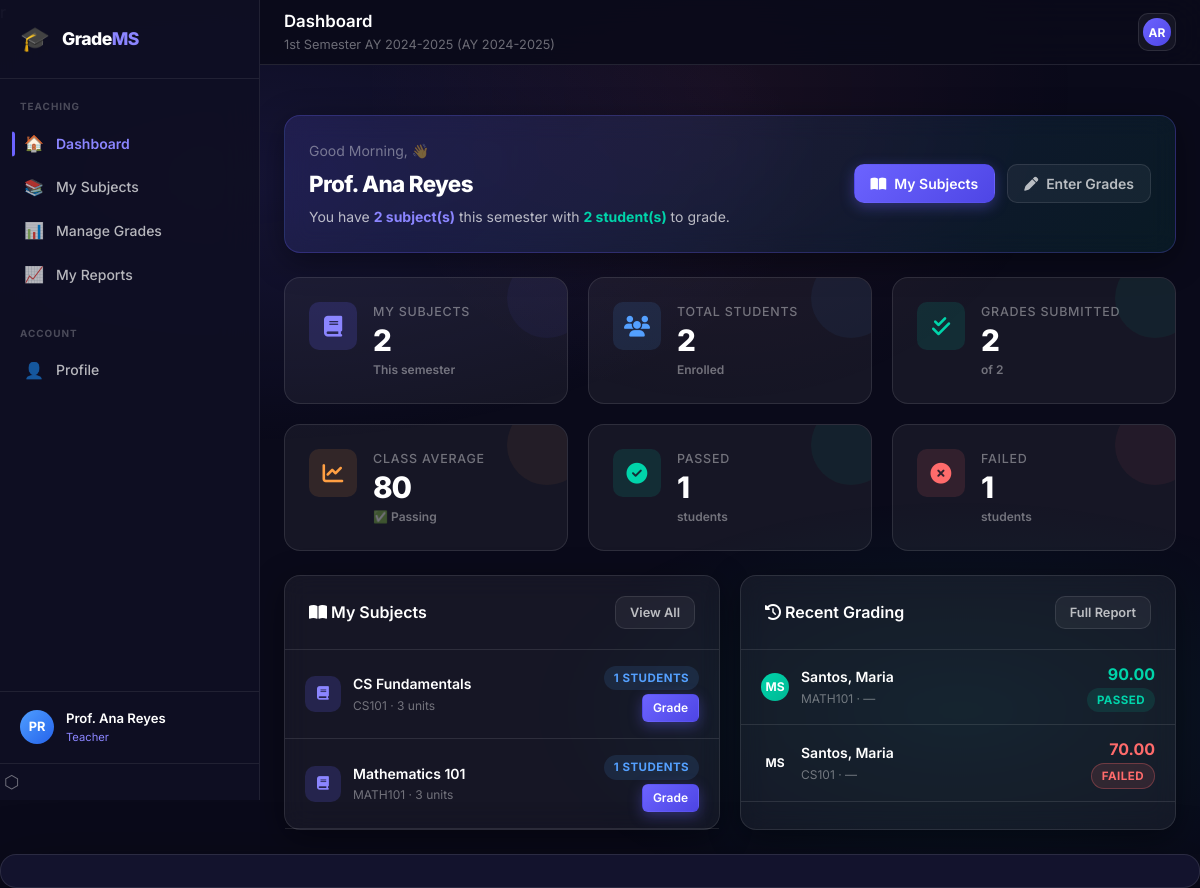
The page /teacher/dashboard.php (signed in) on the database its author committed.
### tables this page shows
CREATE TABLE IF NOT EXISTS semesters (
  id             INT UNSIGNED AUTO_INCREMENT PRIMARY KEY,
  name           VARCHAR(50)                           NOT NULL DEFAULT '',
  school_year    VARCHAR(20)                           NOT NULL,
  semester       ENUM('1st Semester','2nd Semester','Summer') NOT NULL DEFAULT '1st Semester',
  is_active      TINYINT(1)                            NOT NULL DEFAULT 0,
  start_date     DATE                                  DEFAULT NULL,
  end_date       DATE                                  DEFAULT NULL,
  grade_deadline DATE                                  DEFAULT NULL,
  created_at     DATETIME                              NOT NULL DEFAULT CURRENT_TIMESTAMP,
  UNIQUE KEY uq_sem (school_year, semester)
);

CREATE TABLE IF NOT EXISTS teachers (
  id             INT UNSIGNED AUTO_INCREMENT PRIMARY KEY,
  user_id        INT UNSIGNED  NOT NULL UNIQUE,
  employee_id    VARCHAR(30)   DEFAULT NULL UNIQUE,
  first_name     VARCHAR(80)   NOT NULL DEFAULT '',
  last_name      VARCHAR(80)   NOT NULL DEFAULT '',
  middle_name    VARCHAR(80)   DEFAULT NULL,
  department     VARCHAR(100)  DEFAULT NULL,
  specialization VARCHAR(150)  DEFAULT NULL,
  contact_no     VARCHAR(30)   DEFAULT NULL,
  FOREIGN KEY (user_id) REFERENCES users(id) ON DELETE CASCADE
);

CREATE TABLE IF NOT EXISTS subjects (
  id          INT UNSIGNED AUTO_INCREMENT PRIMARY KEY,
  code        VARCHAR(20)   NOT NULL UNIQUE,
  name        VARCHAR(150)  NOT NULL,
  units       TINYINT       NOT NULL DEFAULT 3,
  description TEXT          DEFAULT NULL,
  teacher_id  INT UNSIGNED  DEFAULT NULL,
  is_active   TINYINT(1)    NOT NULL DEFAULT 1,
  created_at  DATETIME      NOT NULL DEFAULT CURRENT_TIMESTAMP,
  FOREIGN KEY (teacher_id) REFERENCES teachers(id) ON DELETE SET NULL,
  INDEX idx_teacher (teacher_id)
);

### teacher/dashboard.php (the view, shortened to what the rows shown need)
<?php
require_once '../models/Teacher.php';
require_once '../helpers/Auth.php';
$db           = DB::getInstance();
$teacherModel = new Teacher();
$userId  = Auth::getUserId();
$teacher = $teacherModel->getByUserId($userId);
$teacherId = $teacher['id'];
$activeSemester = $db->query(
    "SELECT * FROM semesters WHERE is_active = 1 LIMIT 1"
)->fetch(PDO::FETCH_ASSOC);
$semesterId = $activeSemester['id'] ?? 0;
$mySubjects = $db->prepare(
    "SELECT DISTINCT
            sub.id          AS subject_id,
            sub.code        AS subject_code,
            sub.name        AS subject_name,
            sub.units,
            sem.id          AS semester_id,
            sem.name        AS semester_name,
            sem.school_year,
            COUNT(e.id)     AS enrolled_count
     FROM   subjects sub
     JOIN   semesters sem ON sem.id = :semester_id
     LEFT JOIN enrollments e ON e.subject_id = sub.id AND e.semester_id = sem.id
     WHERE  sub.teacher_id = :teacher_id
        OR  sub.id IN (
              SELECT subject_id FROM teacher_subjects
              WHERE teacher_id = :teacher_id2 AND semester_id = :semester_id2
            )
     GROUP  BY sub.id, sem.id
     ORDER  BY sub.name"
);
$mySubjects->execute([
    ':teacher_id'   => $teacherId,
    ':semester_id'  => $semesterId,
    ':teacher_id2'  => $teacherId,
    ':semester_id2' => $semesterId,
]);
$mySubjects = $mySubjects->fetchAll(PDO::FETCH_ASSOC);
$totalStudentsEnrolled = array_sum(array_column($mySubjects, 'enrolled_count'));
$teacherName = trim($teacher['first_name'] . ' ' . $teacher['last_name']);
$greeting    = (int)date('H') < 12 ? 'Good Morning'
             : ((int)date('H') < 17 ? 'Good Afternoon' : 'Good Evening');
include '../shared/header.php';
?>
<div class="main-content">
  <div class="topbar">
    <div class="topbar-left">
      <div>
        <div class="topbar-title">Dashboard</div>
        <div class="topbar-subtitle">
          <?= htmlspecialchars($activeSemester['name'] ?? 'No active semester') ?>
          <?= $activeSemester ? ' (' . htmlspecialchars($activeSemester['school_year']) . ')' : '' ?>
        </div>
      </div>
    </div>
    <div class="topbar-right">
      <div class="dropdown">
        <button class="topbar-btn" id="user-menu-btn">
          <div class="avatar avatar-sm avatar-primary">
            <?= strtoupper(substr($teacher['first_name'], 0, 1) . substr($teacher['last_name'], 0, 1)) ?>
          </div>
        </button>
      </div>
    </div>
  </div>
  <div class="page-content">
    <div class="glass-card mb-6" style="background:linear-gradient(135deg,rgba(108,99,255,0.15),rgba(0,212,170,0.08));border-color:rgba(108,99,255,0.25)">
      <div class="glass-card-body">
        <div class="d-flex align-center justify-between flex-wrap gap-4">
          <div>
            <div class="text-muted text-sm mb-1"><?= $greeting ?>, 👋</div>
            <h2 style="font-size:1.4rem;font-weight:800;letter-spacing:-0.03em;margin-bottom:4px">
              Prof. <?= htmlspecialchars($teacherName) ?>
            </h2>
            <p class="text-secondary text-sm">
              You have <strong style="color:var(--primary-light)"><?= count($mySubjects) ?> subject(s)</strong>
              this semester with <strong style="color:var(--accent-teal)"><?= $totalStudentsEnrolled ?> student(s)</strong> to grade.
            </p>
          </div>
        </div>
      </div>
    </div>
    <div class="grid-2">
      <div class="glass-card">
        <div class="glass-card-body" style="padding:0">
          <?php if (empty($mySubjects)): ?>
            <div class="empty-state" style="padding:var(--space-8)">
              <div class="empty-state-icon">📚</div>
              <h3>No Subjects Assigned</h3>
              <p>Contact admin to assign subjects.</p>
            </div>
          <?php else: ?>
            <?php foreach (array_slice($mySubjects, 0, 6) as $sub): ?>
              <div style="display:flex;align-items:center;justify-content:space-between;
                          padding:var(--space-4) var(--space-5);
                          border-bottom:1px solid var(--glass-border)"
                   onmouseover="this.style.background='var(--glass-bg-hover)'"
                   onmouseout="this.style.background=''">
                <div class="d-flex align-center gap-3">
                  <div class="stat-icon primary" style="width:36px;height:36px;font-size:0.85rem">
                    <i class="fas fa-book"></i>
                  </div>
                  <div>
                    <div class="font-semibold text-sm"><?= htmlspecialchars($sub['subject_name']) ?></div>
                    <div class="text-xs text-muted"><?= htmlspecialchars($sub['subject_code']) ?> · <?= $sub['units'] ?> units</div>
                  </div>
                </div>
                <div class="text-right">
                  <div class="badge badge-info mb-1"><?= $sub['enrolled_count'] ?> students</div>
                  <div>
                    <a href="manage_grades.php?subject_id=<?= $sub['subject_id'] ?>"
                       class="btn btn-primary btn-xs">Grade</a>
                  </div>
                </div>
              </div>
            <?php endforeach; ?>
          <?php endif; ?>
        </div>
      </div>
    </div>
  </div>
</div>
<?php include '../shared/footer.php'; ?>

### rows shown on the page
semesters: name "1st Semester AY 2024-2025", school_year "AY 2024-2025"
teachers: first_name+last_name "AR", teacherName "Ana Reyes"
subjects: name "CS Fundamentals", code "CS101", units "3", enrolled_count "1"
subjects: name "Mathematics 101", code "MATH101", units "3", enrolled_count "1"

### other values the page prints
$section['label'] "TEACHING"
$item['icon'] "🏠"
$item['text'] "Dashboard"
$item['icon'] "📚"
$item['text'] "My Subjects"
$item['icon'] "📊"
$item['text'] "Manage Grades"
$item['icon'] "📈"
$item['text'] "My Reports"
$section['label'] "ACCOUNT"
$item['icon'] "👤"
$item['text'] "Profile"
$initials "PR"
$userName "Prof. Ana Reyes"
$role "Teacher"
